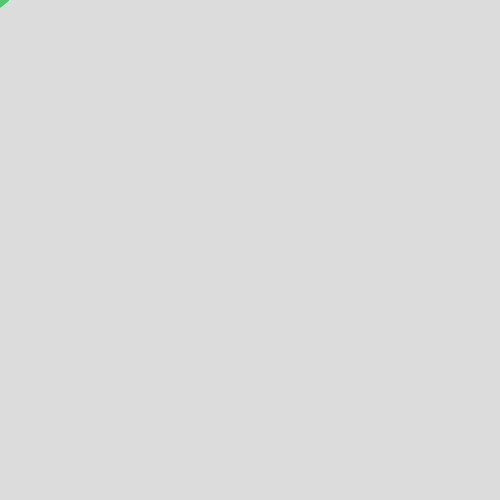
Frame 1 (no input)
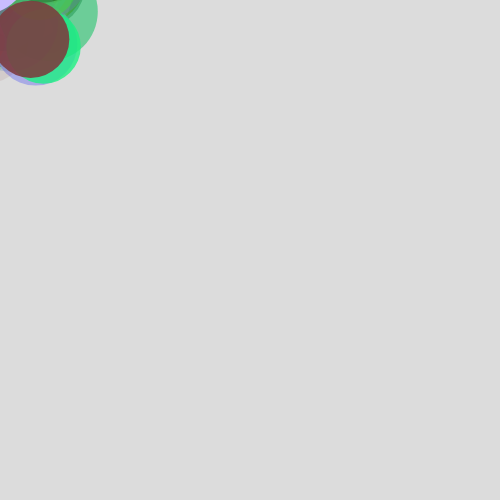
Frame 60 (no input)
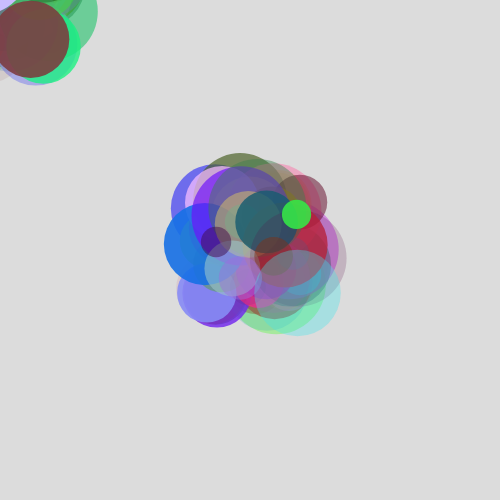
Frame 120 (the mouse pressed at the canvas centre since frame 60)

The p5.js sketch that drew these frames (run headless with seeded random() and noise() and a simulated clock; from frame 60 on, the mouse is pressed at the canvas centre):

// p5.js sketch
// ── sketch.js
let r;
let g;
let b;
let radius;
function setup(){
   createCanvas(500, 500);
   background(220);
   noStroke();
}

function draw(){
   radius = random(25, 100);
   r = random(0, 256);
   g = random(0, 256);
   b = random(0, 256);
   t = random(0, 256);
   fill(r, g, b, t);
   ellipse(
      mouseX + random(-50, 50),
      mouseY + random(-50, 50),
      radius,
      radius
   );
}

function mouseClicked(){
   background(220);
}
